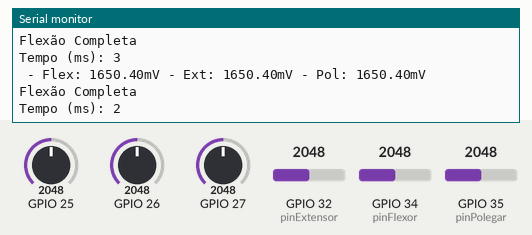
The program below on a simulated ESP32. Shown: the last lines printed to the serial monitor. The inputs (shaded band) are chosen by the test bench; at power-on: GPIO 34 (pinFlexor) = 2048, GPIO 25 = 2048, GPIO 26 = 2048, GPIO 27 = 2048, GPIO 32 (pinExtensor) = 2048, GPIO 35 (pinPolegar) = 2048.

Above: at 20.4 s.
20.5 s: GPIO 34 (pinFlexor) set to 1623
At 21.6 s:
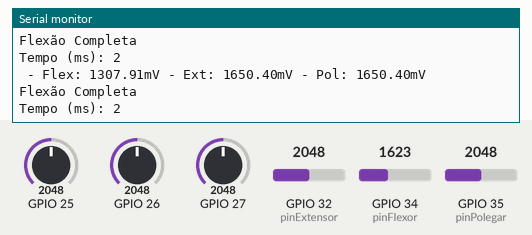
22.0 s: GPIO 34 (pinFlexor) set to 1563
At 22.5 s:
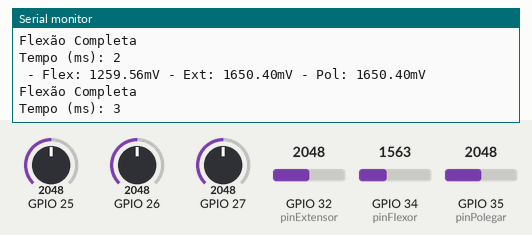
Timing chart, 0 to 25.0 s (numbered marks = the images above; inputs shaded):
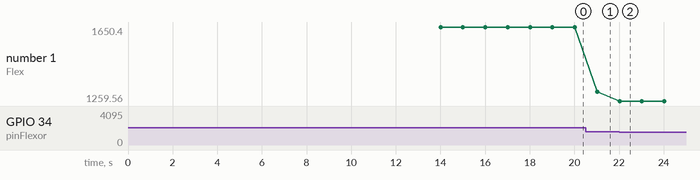

The program:

main.cpp
```cpp
#include <Arduino.h>
#include <Servo.h>
#include <WiFi.h>
#include <Wire.h>
#include "time.h"
#include "esp_adc_cal.h"

// Timers
unsigned long tUltimoMovimento = 0;

#pragma region Variáveis Captação
const int pinFlexor = 34;
const int pinExtensor = 32;
const int pinPolegar = 35;

// Variáveis de leitura
float fValorSinalFlexor;
float fValorSinalExtensor;
float fValorSinalPolegar;
#pragma endregion

#pragma region Valores para detectar movimento
#pragma region Valores de movimento para o FLEXOR
// const float movFlexFlexao = 704.47;
// const float movFlexExtensao = 235.85;
// const float movFlexPolFlex = 90.66;
// const float movFlexPolExt = 185.16;
// const float movFlexPinca = 762.72;
// const float movFlexJoinha = 342.28;
// const float movFlexFlexaoMax = 2590.04;
// const float movFlexExtensaoMax = 1130.62;
// const float movFlexPolFlexMax = 93.48;
// const float movFlexPolExtMax = 399.63;
// const float movFlexPincaMax = 2352.1;
// const float movFlexJoinhaMax = 1440.88;
// const float movFlexMAMax = 1230.55;
// const float movFlexMIMax = 964.62;

const float movFlexFlexao = 844.93;
const float movFlexExtensao = 412.79;
const float movFlexPolFlex = 226.66;
const float movFlexPolExt = 241.32;
const float movFlexPinca = 591.34;
const float movFlexJoinha = 374.17;
const float movFlexMA = 248.54;
const float movFlexMI = 267.2;
const float movFlexAgarrar = 342.75;

const float movFlexFlexaoMax = 3300;
const float movFlexExtensaoMax = 1346.59;
const float movFlexPolFlexMax = 435.97;
const float movFlexPolExtMax = 572.97;
const float movFlexPincaMax = 3300;
const float movFlexJoinhaMax = 1282.12;
const float movFlexMAMax = 505.27;
const float movFlexMIMax = 671.28;
const float movFlexAgarrarMax = 813.11;
#pragma endregion

#pragma region Valores de movimento para o EXTENSOR
// const float movExtFlexao = 701.16;
// const float movExtExtensao = 633.03;
// const float movExtPolFlex = 307.14;
// const float movExtPolExt = 370.51;
// const float movExtPinca = 998.13;
// const float movExtJoinha = 486.12;
// const float movExtFlexaoMax = 3300;
// const float movExtExtensaoMax  = 3137.22;
// const float movExtPolFlexMax = 3300;
// const float movExtPolExtMax = 2049.3;
// const float movExtPincaMax = 3300;
// const float movExtJoinhaMax = 1998.53;
// const float movExtMAMax = 1256.34;
// const float movExtMIMax = 1228.94;

const float movExtFlexao = 912.51;
const float movExtExtensao = 653.05;
const float movExtPolFlex = 238.93;
const float movExtPolExt = 162.33;
const float movExtPinca = 728.94;
const float movExtJoinha = 516.5;
const float movExtMA = 345.57;
const float movExtMI = 238.47;
const float movExtAgarrar = 1063.39;

const float movExtFlexaoMax = 3300;
const float movExtExtensaoMax = 2222.56;
const float movExtPolFlexMax = 1497.29;
const float movExtPolExtMax = 914.65;
const float movExtPincaMax = 2455.46;
const float movExtJoinhaMax = 3300;
const float movExtMAMax = 1237;
const float movExtMIMax = 1271.65;
const float movExtAgarrarMax = 3300;
#pragma endregion

#pragma region Valores de movimento para o POLEGAR
// const float movPolFlexao = 390.65;
// const float movPolExtensao = 608.49;
// const float movPolPolFlex = 186.39;
// const float movPolPolExt = 865.87;
// const float movPolPinca =  301.55;
// const float movPolJoinha = 420.11;
// const float movPolFlexaoMax = 1284.54;
// const float movPolExtensaoMax = 330;
// const float movPolPolFlexMax = 992.82;
// const float movPolPolExtMax = 3300;
// const float movPolPincaMax = 2115.38;
// const float movPolJoinhaMax = 2103.3;
// const float movPolMAMax = 176.78;
// const float movPolMIMax = 165.2;

const float movPolFlexao = 1183.76;
const float movPolExtensao = 1418.71;
const float movPolPolFlex = 654.36;
const float movPolPolExt = 1000;
const float movPolPinca = 1130.77;
const float movPolJoinha = 897.86;
const float movPolMA = 821.2;
const float movPolMI = 638.47;
const float movPolAgarrar = 834.15;

const float movPolFlexaoMax = 3300;
const float movPolExtensaoMax = 3300;
const float movPolPolFlexMax = 1508.57;
const float movPolPolExtMax = 3300;
const float movPolPincaMax = 3300;
const float movPolJoinhaMax = 1913.11;
const float movPolMAMax = 2304.76;
const float movPolMIMax = 1098.39;
const float movPolAgarrarMax = 1505.35;
#pragma endregion
#pragma endregion

#pragma region Pinos servos
Servo servo;
const int pinServoFlexMA = 21;
const int pinServoFlexMI = 19;
const int pinServoPolegar = 18;
const int sFBFlexMA = 25;
const int sFBFlexMI = 26;
const int sFBPol = 27;
#pragma endregion

#pragma region Valores de calibração dos servos
int iMinPos;
int iMaxPos;
int iMinFeedback;
int iMaxFeedback;
const int iTolerancia = 20;
const int iPosInicial = 100;
const int iTmpDetecBarreira = 3000;
#pragma endregion

// Define valor de feedback máximo e mínimo para o servo
// Desta forma é possível interpolar os valores das posições intermediárias.
void Calibrar(int feedbackPin, int minPos, int maxPos, int pin)
{
  servo.write(pin, minPos);
  iMinPos = minPos;

  delay(2000);

  iMinFeedback = analogRead(feedbackPin);

  servo.write(pin, maxPos);
  iMaxPos = maxPos;

  delay(2000);

  iMaxFeedback = analogRead(feedbackPin);
}

void Mover(int fbMI, int posMI, int pinMI, int fbMA, int posMA, int pinMA, int fbP, int posP, int pinP)
{
  // Caso posição enviada seja maior que ou menor que os valores permitidos, trava na posição inicial simulando um desligamento.
  if (posMI > iMaxPos || posMI > iMaxPos || posP > iMaxPos || posMI < iMinPos || posMI < iMinPos || posP < iMinPos)
  {
    servo.write(pinP, iPosInicial);
    servo.write(pinMI, iPosInicial);
    servo.write(pinMA, iPosInicial);

    while (true)
    {
      Serial.println("Um valor de posição fora do permitido foi detectado. Desligado!");
    }
  }

  // Calcula o valor desejado para última posição
  int posDesejadaP = map(posP, iMinPos, iMaxPos, iMinFeedback, iMaxFeedback);
  int posDesejadaMI = map(posMI, iMinPos, iMaxPos, iMinFeedback, iMaxFeedback);
  int posDesejadaMA = map(posMA, iMinPos, iMaxPos, iMinFeedback, iMaxFeedback);

  servo.write(pinP, posP);
  servo.write(pinMI, posMI);
  servo.write(pinMA, posMA);

  long tmr = millis();
  int posAnteriorP = abs(analogRead(fbP));
  int posAnteriorMA = abs(analogRead(fbMA));
  int posAnteriorMI = abs(analogRead(fbMI));
  bool bBarreira = false;

  bool bManterPosPol = false;
  if (abs(analogRead(fbP) - posDesejadaP) > iTolerancia)
    bManterPosPol = true;

  bool bManterPosMA = false;
  if (abs(analogRead(fbMA) - posDesejadaMA) > iTolerancia)
    bManterPosMA = true;

  bool bManterPosMI = false;
  if (abs(analogRead(fbMI) - posDesejadaMI) > iTolerancia)
    bManterPosMI = true;

  bool bManter = false;
  if (bManterPosPol && bManterPosMA && bManterPosMI)
    bManter = true;

  // Espera até chegar a posição, caso posição não seja alterada dentro do tempo definido em iTmpDetecBarreira retorna
  while ((abs(analogRead(fbP) - posDesejadaP) > iTolerancia || abs(analogRead(fbMI) - posDesejadaMI) > iTolerancia || abs(analogRead(fbMA) - posDesejadaMA) > iTolerancia) && !bManter)
  {
    if (posAnteriorP >= abs(analogRead(fbP)) && (millis() - tmr) > iTmpDetecBarreira && !bManterPosPol)
    {
      Serial.println("Barreira detectada pelo Polegar!");
      bBarreira = true;
    }

    if (posAnteriorMI >= abs(analogRead(fbMI)) && (millis() - tmr) > iTmpDetecBarreira && !bManterPosMI)
    {
      Serial.println("Barreira detectada pelo conjunto Médio-Indicador!");
      bBarreira = true;
    }

    if (posAnteriorMA >= abs(analogRead(fbMA)) && (millis() - tmr) > iTmpDetecBarreira && !bManterPosMA)
    {
      Serial.println("Barreira detectada pelo conjunto Mínimo-Anelar!");
      bBarreira = true;
    }

    if (bBarreira)
      return;

    posAnteriorP = abs(analogRead(fbP));
    posAnteriorMI = abs(analogRead(fbMI));
    posAnteriorMA = abs(analogRead(fbMA));
  }
}

int GetPosicao(int feedbackPin)
{
  return map(analogRead(feedbackPin), iMinFeedback, iMaxFeedback, iMinPos, iMaxPos);
}

// Inicializa configurações e conexão com FireBase
void setup()
{
  Serial.begin(115200);

  // Define precisão das portas analógicas do myoware
  adc1_config_width(ADC_WIDTH_12Bit);
  adc1_config_channel_atten(ADC1_CHANNEL_4, ADC_ATTEN_11db); // pino 32
  adc1_config_channel_atten(ADC1_CHANNEL_6, ADC_ATTEN_11db); // pino 34
  adc1_config_channel_atten(ADC1_CHANNEL_7, ADC_ATTEN_11db); // pino 35

  pinMode(pinFlexor, INPUT);
  pinMode(pinExtensor, INPUT);
  pinMode(pinPolegar, INPUT);

  servo.write(pinServoFlexMA, iPosInicial);
  servo.write(pinServoFlexMI, iPosInicial);
  servo.write(pinServoPolegar, iPosInicial);

  Serial.println("Calibrando servos....");
  Calibrar(sFBFlexMI, 0, 160, pinServoFlexMI);
  Calibrar(sFBFlexMA, 0, 160, pinServoFlexMA);
  Calibrar(sFBPol, 0, 160, pinServoPolegar);
  Serial.println("Calibração finalizada!");

  servo.write(pinServoPolegar, iPosInicial);
  servo.write(pinServoFlexMI, iPosInicial);
  servo.write(pinServoFlexMA, iPosInicial);

  delay(1000);
}

void loop()
{
  // Delay necessário entre captações, também representa tempo do pré sinal de acionamento dos músculos antes do movimento
  delay(1000);

  tUltimoMovimento = millis();

  fValorSinalFlexor = analogRead(pinFlexor);
  fValorSinalExtensor = analogRead(pinExtensor);
  fValorSinalPolegar = analogRead(pinPolegar);

  // Converte leitura analógica para mV
  // Sensor Myoware -> Valor rectificado + sinal EMG integrado, com precisão de 12bits (4096)
  fValorSinalFlexor = ((fValorSinalFlexor / 4095) * 3.3) * 1000;
  fValorSinalExtensor = ((fValorSinalExtensor / 4095) * 3.3) * 1000;
  fValorSinalPolegar = ((fValorSinalPolegar / 4095) * 3.3) * 1000;

  Serial.println();
  Serial.print(" - Flex: ");
  Serial.print(fValorSinalFlexor);
  Serial.print("mV");
  Serial.print(" - Ext: ");
  Serial.print(fValorSinalExtensor);
  Serial.print("mV");
  Serial.print(" - Pol: ");
  Serial.print(fValorSinalPolegar);
  Serial.println("mV");

  if((fValorSinalFlexor >= movFlexAgarrar && fValorSinalFlexor <= movFlexAgarrarMax) && (fValorSinalExtensor >= movExtAgarrar && fValorSinalExtensor <= movExtAgarrarMax) && (fValorSinalPolegar >= movPolAgarrar && fValorSinalPolegar <= movPolAgarrarMax))
  {
    Serial.println("Agarrar");
    Mover(sFBFlexMI, 140, pinServoFlexMI, sFBFlexMA, 135, pinServoFlexMA, sFBPol, 135, pinServoPolegar);
    Serial.print("Tempo (ms): ");
    Serial.println(millis() - tUltimoMovimento);
    tUltimoMovimento = millis();
  }
  else if ((fValorSinalFlexor >= movFlexFlexao && fValorSinalFlexor <= movFlexFlexaoMax) && (fValorSinalExtensor >= movExtFlexao && fValorSinalExtensor <= movExtFlexaoMax) && (fValorSinalPolegar >= movPolFlexao && fValorSinalPolegar <= movPolFlexaoMax))
  {
    Serial.println("Flexão Completa");
    Mover(sFBFlexMI, 150, pinServoFlexMI, sFBFlexMA, 150, pinServoFlexMA, sFBPol, 150, pinServoPolegar);
    Serial.print("Tempo (ms): ");
    Serial.println(millis() - tUltimoMovimento);
    tUltimoMovimento = millis();
  }
  else if ((fValorSinalFlexor >= movFlexPinca && fValorSinalFlexor <= movFlexPincaMax) && (fValorSinalExtensor >= movExtPinca && fValorSinalExtensor <= movExtPincaMax) && (fValorSinalPolegar >= movPolPinca && fValorSinalPolegar <= movPolPincaMax))
  {
    Serial.println("Pinça");
    Mover(sFBFlexMI, 120, pinServoFlexMI, sFBFlexMA, 120, pinServoFlexMA, sFBPol, 120, pinServoPolegar);
    Serial.print("Tempo (ms): ");
    Serial.println(millis() - tUltimoMovimento);
    tUltimoMovimento = millis();
  }
  else if ((fValorSinalFlexor >= movFlexExtensao && fValorSinalFlexor <= movFlexExtensaoMax) && (fValorSinalExtensor >= movExtExtensao && fValorSinalExtensor <= movExtExtensaoMax) && (fValorSinalPolegar >= movPolExtensao && fValorSinalPolegar <= movPolExtensaoMax))
  {
    Serial.println("Extensão");
    Mover(sFBFlexMI, 0, pinServoFlexMI, sFBFlexMA, 0, pinServoFlexMA, sFBPol, 0, pinServoPolegar);
    Serial.print("Tempo (ms): ");
    Serial.println(millis() - tUltimoMovimento);
    tUltimoMovimento = millis();
  }
  else if ((fValorSinalFlexor >= movFlexJoinha && fValorSinalFlexor <= movFlexJoinhaMax) && (fValorSinalExtensor >= movExtJoinha && fValorSinalExtensor <= movExtJoinhaMax) && (fValorSinalPolegar >= movPolJoinha && fValorSinalPolegar <= movPolJoinhaMax))
  {
    Serial.println("Joinha");
    Mover(sFBFlexMI, 150, pinServoFlexMI, sFBFlexMA, 150, pinServoFlexMA, sFBPol, 0, pinServoPolegar);
    Serial.print("Tempo (ms): ");
    Serial.println(millis() - tUltimoMovimento);
    tUltimoMovimento = millis();
  }
  else if ((fValorSinalFlexor >= movFlexMA && fValorSinalFlexor <= movFlexMAMax) && (fValorSinalExtensor >= movExtMA && fValorSinalExtensor <= movExtMAMax) && (fValorSinalPolegar >= movPolMA && fValorSinalPolegar <= movPolMAMax))
  {
    Serial.println("Flexão Mínimo-Anelar");
    Mover(sFBFlexMI, 0, pinServoFlexMI, sFBFlexMA, 150, pinServoFlexMA, sFBPol, 0, pinServoPolegar);
    Serial.print("Tempo (ms): ");
    Serial.println(millis() - tUltimoMovimento);
    tUltimoMovimento = millis();
  }
  else if ((fValorSinalFlexor >= movFlexPolFlex && fValorSinalFlexor <= movFlexPolFlexMax) && (fValorSinalExtensor >= movExtPolFlex && fValorSinalExtensor <= movExtPolFlexMax) && (fValorSinalPolegar >= movPolPolFlex && fValorSinalPolegar <= movPolPolFlexMax))
  {
    Serial.println("Flexão Polegar");
    Mover(sFBFlexMI, iPosInicial, pinServoFlexMI, sFBFlexMA, iPosInicial, pinServoFlexMA, sFBPol, 150, pinServoPolegar);
    Serial.print("Tempo (ms): ");
    Serial.println(millis() - tUltimoMovimento);
    tUltimoMovimento = millis();
  }
  else if ((fValorSinalFlexor >= movFlexMI && fValorSinalFlexor <= movFlexMIMax) && (fValorSinalExtensor >= movExtMI && fValorSinalExtensor <= movExtMIMax) && (fValorSinalPolegar >= movPolMI && fValorSinalPolegar <= movPolMIMax))
  {
    Serial.println("Flexão Médio-Indicador!");
    Mover(sFBFlexMI, 150, pinServoFlexMI, sFBFlexMA, 0, pinServoFlexMA, sFBPol, 0, pinServoPolegar);
    Serial.print("Tempo (ms): ");
    Serial.println(millis() - tUltimoMovimento);
    tUltimoMovimento = millis();
  }
  else if ((fValorSinalFlexor >= movFlexPolExt && fValorSinalFlexor <= movFlexPolExtMax) && (fValorSinalExtensor >= movExtPolExt && fValorSinalExtensor <= movExtPolExtMax) && (fValorSinalPolegar >= movPolPolExt && fValorSinalPolegar <= movPolPolExtMax))
  {
    Serial.println("Extensão Polegar");
    Mover(sFBFlexMI, iPosInicial, pinServoFlexMI, sFBFlexMA, iPosInicial, pinServoFlexMA, sFBPol, 0, pinServoPolegar);
    Serial.print("Tempo (ms): ");
    Serial.println(millis() - tUltimoMovimento);
    tUltimoMovimento = millis();
  }
  else
  {
    Serial.println("Repouso");
    Mover(sFBFlexMI, iPosInicial, pinServoFlexMI, sFBFlexMA, iPosInicial, pinServoFlexMA, sFBPol, iPosInicial, pinServoPolegar);
    Serial.print("Tempo (ms): ");
    Serial.println(millis() - tUltimoMovimento);
    tUltimoMovimento = millis();
  }
}
```

Measured:
- after the input at 20.5 s, the serial monitor: prints a new line after 0.52 s (image 1)
- after the input at 22.0 s, the serial monitor: prints a new line at once (image 2)
- plotted number 1: 1650.4 → 1307.91 after the input at 20.5 s, 1307.91 → 1259.56 after the input at 22.0 s
